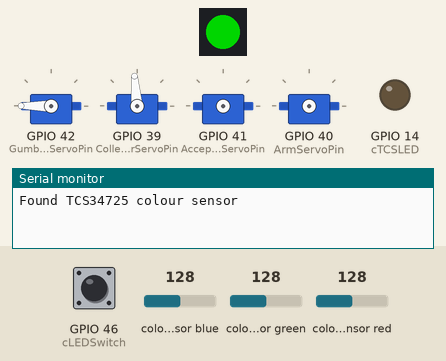
Bench run of a sketch on a simulated ESP32-S3. On the bench: 1 RGB LEDs in strip order, left to right, 4 × servo, output pins drawn as LEDs (lit = HIGH), the last lines printed to the serial monitor. The test bench sets the inputs (shaded band); at power-on: GPIO 46 (cLEDSwitch) HIGH, colour sensor blue 128, colour sensor green 128, colour sensor red 128. Dim RGB values are drawn brighter than linear; the strip is taken to match the declared colour order; servo pulses on a pin are drawn as a servo (544–2400 µs = 0–180°).

Above: at 1.26 s.
1.3 s: GPIO 46 (cLEDSwitch) pulled LOW for 0.15 s
At 3.28 s:
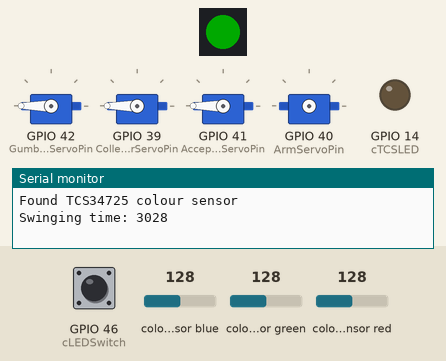
4.3 s: GPIO 46 (cLEDSwitch) pulled LOW for 1 s
At 5.19 s:
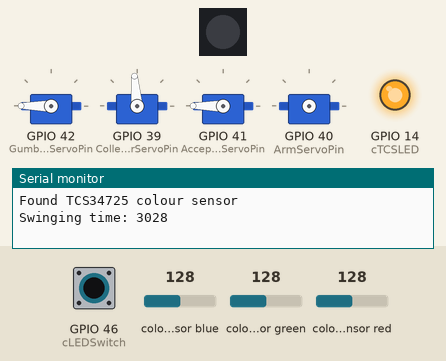
7.3 s: GPIO 46 (cLEDSwitch) pulled LOW for 3.2 s
At 7.41 s:
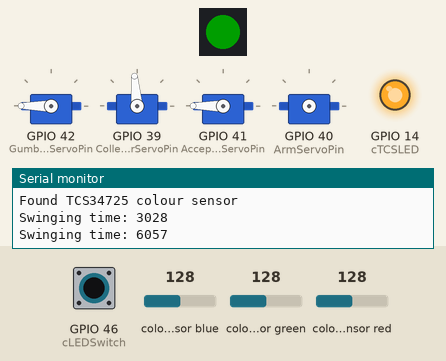
12.0 s: GPIO 46 (cLEDSwitch) pulled LOW for 3.2 s
At 12.36 s:
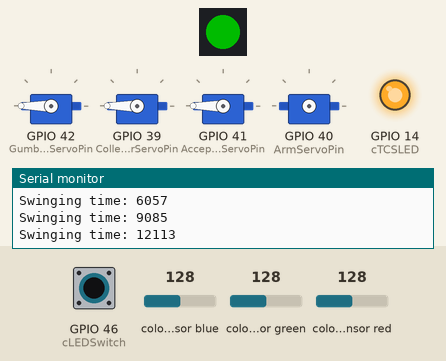
16.8 s: GPIO 46 (cLEDSwitch) pulled LOW for 3.2 s
At 20.99 s:
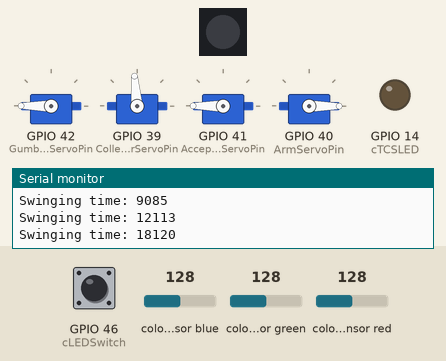
21.5 s: GPIO 46 (cLEDSwitch) driven LOW
At 26.4 s:
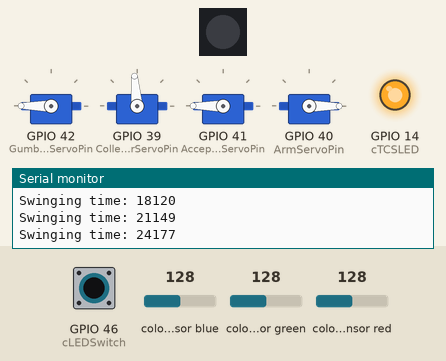
Timing chart, 0 to 59.0 s (numbered marks = the images above; inputs shaded):
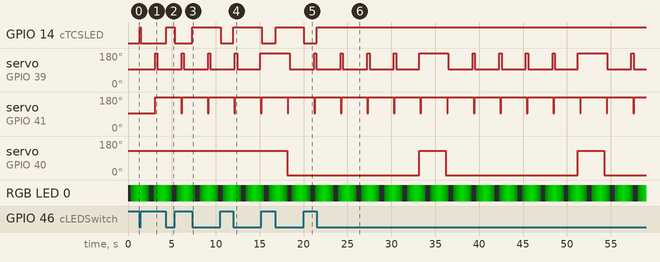

The sketch:

ServosAndAll.ino
```cpp
//
// MSE 2202 TCS34725 colour sensor example
//
//  Language: Arduino (C++)
//  Target:   ESP32-S3
//  Author:   Michael Naish
//  Date:     2024 03 05
//

//#define PRINT_COLOUR                                  // uncomment to turn on output of colour sensor data

#include <Arduino.h>
#include <Adafruit_NeoPixel.h>
#include <Wire.h>
#include <SPI.h>
#include "Adafruit_TCS34725.h"

// Function declarations
void doHeartbeat();
long degreesToDutyCycle(int deg);

// Constants
const int cHeartbeatInterval = 75;                    // heartbeat update interval, in milliseconds
const int cSmartLED          = 21;                    // when DIP switch S1-4 is on, SMART LED is connected to GPIO21
const int cSmartLEDCount     = 1;                     // number of Smart LEDs in use
const int cSDA               = 47;                    // GPIO pin for I2C data
const int cSCL               = 48;                    // GPIO pin for I2C clock
const int cTCSLED            = 14;                    // GPIO pin for LED on TCS34725
const int cLEDSwitch         = 46;                    // DIP switch S1-2 controls LED on TCS32725

const int CollectorServoPin       = 39;
const int ArmServoPin             =40;
const int AccepterServoPin          = 41;                 // GPIO pin for servo motor
const int GumballServoPin         = 42;                 // GPIO pin for servo motor
const int CollectorServoChannel       = 4;
const int ArmServoChannel         = 7;
const int AccepterServoChannel      = 5;                  // PWM channel used for the RC servo motor
const int GumballServoChannel      = 6;                  // PWM channel used for the RC servo motor

// Variables
boolean heartbeatState       = true;                  // state of heartbeat LED
unsigned long lastHeartbeat  = 0;                     // time of last heartbeat state change
unsigned long curMillis      = 0;                     // current time, in milliseconds
unsigned long prevMillis     = 0;                     // start time for delay cycle, in milliseconds
int servoPos;                                      // desired servo angle
unsigned long previousMillis = 0;  // Store the last time the action was executed
unsigned long newMillis = 0;
unsigned long collectorMillis = 0;
unsigned long armMillis = 0;
unsigned long swingingMillis = 0;
bool change = false;
bool arm = false;// tells us if the collector arm is closed or open
bool onGround = true;

// Declare SK6812 SMART LED object
//   Argument 1 = Number of LEDs (pixels) in use
//   Argument 2 = ESP32 pin number
//   Argument 3 = Pixel type flags, add together as needed:
//     NEO_KHZ800  800 KHz bitstream (most NeoPixel products w/WS2812 LEDs)
//     NEO_KHZ400  400 KHz (classic 'v1' (not v2) FLORA pixels, WS2811 drivers)
//     NEO_GRB     Pixels are wired for GRB bitstream (most NeoPixel products)
//     NEO_RGB     Pixels are wired for RGB bitstream (v1 FLORA pixels, not v2)
//     NEO_RGBW    Pixels are wired for RGBW bitstream (NeoPixel RGBW products)
Adafruit_NeoPixel SmartLEDs(cSmartLEDCount, cSmartLED, NEO_RGB + NEO_KHZ800);

// Smart LED brightness for heartbeat
unsigned char LEDBrightnessIndex = 0;
unsigned char LEDBrightnessLevels[] = {0, 0, 0, 5, 15, 30, 45, 60, 75, 90, 105, 120, 135,
                                       150, 135, 120, 105, 90, 75, 60, 45, 30, 15, 5, 0};

// TCS34725 colour sensor with 2.4 ms integration time and gain of 4
// see https://github.com/adafruit/Adafruit_TCS34725/blob/master/Adafruit_TCS34725.h for all possible values
Adafruit_TCS34725 tcs = Adafruit_TCS34725(TCS34725_INTEGRATIONTIME_2_4MS, TCS34725_GAIN_4X);
bool tcsFlag = 0;                                     // TCS34725 flag: 1 = connected; 0 = not found

void setup() {
  Serial.begin(115200);                               // Standard baud rate for ESP32 serial monitor

  // Set up SmartLED
  SmartLEDs.begin();                                  // initialize smart LEDs object
  SmartLEDs.clear();                                  // clear pixel
  SmartLEDs.setPixelColor(0, SmartLEDs.Color(0,0,0)); // set pixel colours to black (off)
  SmartLEDs.setBrightness(0);                         // set brightness [0-255]
  SmartLEDs.show();                                   // update LED

  Wire.setPins(cSDA, cSCL);                           // set I2C pins for TCS34725
  pinMode(cTCSLED, OUTPUT);                           // configure GPIO to control LED on TCS34725
  pinMode(cLEDSwitch, INPUT_PULLUP);                  // configure GPIO to set state of TCS34725 LED

  // Connect to TCS34725 colour sensor
  if (tcs.begin()) {
    Serial.printf("Found TCS34725 colour sensor\n");
    tcsFlag = true;
  }
  else {
    Serial.printf("No TCS34725 found ... check your connections\n");
    tcsFlag = false;
  }
  //set up for servo
  pinMode(AccepterServoPin, OUTPUT);                      // configure servo GPIO for output
  pinMode(GumballServoPin, OUTPUT);
  pinMode(ArmServoPin, OUTPUT);
  pinMode(CollectorServoPin, OUTPUT);
  ledcSetup(AccepterServoChannel, 50, 14);                // setup for channel for 50 Hz, 14-bit resolution
  ledcSetup(GumballServoChannel, 50, 14);                // setup for channel for 50 Hz, 14-bit resolution
  ledcSetup(ArmServoChannel, 50, 14);
  ledcSetup(CollectorServoChannel, 50, 14);
  ledcAttachPin(AccepterServoPin, AccepterServoChannel);         // assign servo pin to servo channel
  ledcAttachPin(GumballServoPin, GumballServoChannel);
  ledcAttachPin(CollectorServoPin, CollectorServoChannel);
  ledcAttachPin(ArmServoPin, ArmServoChannel);

   //set up of push button
  pinMode(0, INPUT_PULLUP);

}

void loop() {
  uint16_t r, g, b, c;                                // RGBC values from TCS34725

  unsigned long currentMillis = millis();  // Get the current time
  // Check if it's time to perform the action
  if (currentMillis - previousMillis >= 3000) {
    // Save the last time the action was executed
    previousMillis = currentMillis;
    change = true;
    ledcWrite(AccepterServoChannel, degreesToDutyCycle(90));
  } else if (change && currentMillis - previousMillis >= 100){
    ledcWrite(AccepterServoChannel, degreesToDutyCycle(180));
    change = false;
  }

  digitalWrite(cTCSLED, !digitalRead(cLEDSwitch));    // turn on onboard LED if switch state is low (on position)
  if (tcsFlag) {                                      // if colour sensor initialized
    tcs.getRawData(&r, &g, &b, &c);                   // get raw RGBC values
    if (g > r && g > b && g > 60 && g < 90 && c < 200 ){//this indiactes that the color sensor has found a green gem
      ledcWrite(GumballServoChannel, degreesToDutyCycle(0)); // turn to sorted side
      newMillis = currentMillis;
      Serial.printf("green detected");

    }
    else if(currentMillis - newMillis >= 250){
      ledcWrite(GumballServoChannel, degreesToDutyCycle(180));
    }
  }
#ifdef PRINT_COLOUR
      Serial.printf("R: %d, G: %d, B: %d, C %d\n", r, g, b, c);
#endif

  if((currentMillis - collectorMillis) >= 15000 || !onGround){
    ledcWrite(CollectorServoChannel, degreesToDutyCycle(180));//closed position
    onGround = false;
    ledcWrite(ArmServoChannel, degreesToDutyCycle(120));// top position
    if ((currentMillis - collectorMillis) >= 15000) {
      armMillis = currentMillis;
    }
    if (currentMillis - armMillis >= 3000){
      ledcWrite(ArmServoChannel, degreesToDutyCycle(0));//bottom position
      onGround = true;
    }
    collectorMillis = currentMillis;
  } else if (onGround && (currentMillis - swingingMillis) >= 3000) {
    ledcWrite(CollectorServoChannel, degreesToDutyCycle(180));//closed position
    swingingMillis = currentMillis;
    Serial.printf("Swinging time: %d\n", swingingMillis);
  } else if (onGround && currentMillis - swingingMillis >= 250) {
    ledcWrite(CollectorServoChannel, degreesToDutyCycle(90));// open position
  }

  doHeartbeat();                                      // update heartbeat LED
}

// update heartbeat LED
void doHeartbeat() {
  curMillis = millis();                               // get the current time in milliseconds
  // check to see if elapsed time matches the heartbeat interval
  if ((curMillis - lastHeartbeat) > cHeartbeatInterval) {
    lastHeartbeat = curMillis;                        // update the heartbeat time for the next update
    LEDBrightnessIndex++;                             // shift to the next brightness level
    if (LEDBrightnessIndex > sizeof(LEDBrightnessLevels)) { // if all defined levels have been used
      LEDBrightnessIndex = 0;                         // reset to starting brightness
    }
    SmartLEDs.setBrightness(LEDBrightnessLevels[LEDBrightnessIndex]); // set brightness of heartbeat LED
    SmartLEDs.setPixelColor(0, SmartLEDs.Color(0, 250, 0)); // set pixel colours to green
    SmartLEDs.show();                                 // update LED
  }
}

long degreesToDutyCycle(int deg) {
  const long cMinDutyCycle = 400;                     // duty cycle for 0 degrees
  const long cMaxDutyCycle = 2100;                    // duty cycle for 180 degrees

  long dutyCycle = map(deg, 0, 180, cMinDutyCycle, cMaxDutyCycle);  // convert to duty cycle

#ifdef OUTPUT_ON
  float percent = dutyCycle * 0.0061039;              // (dutyCycle / 16383) * 100
#endif

  return dutyCycle;
}
```

Measured:
- after the input at 1.3 s, GPIO 14 (cTCSLED): LOW → HIGH at once, → LOW 0.15 s later
- after the input at 4.3 s, GPIO 14 (cTCSLED): LOW → HIGH at once, → LOW 1.0 s later
- after the input at 7.3 s, GPIO 14 (cTCSLED): LOW → HIGH at once, → LOW 3.2 s later
- after the input at 12.0 s, GPIO 14 (cTCSLED): LOW → HIGH at once, → LOW 3.2 s later
- after the input at 16.8 s, GPIO 14 (cTCSLED): LOW → HIGH at once, → LOW 3.2 s later
- after the input at 21.5 s, GPIO 14 (cTCSLED): LOW → HIGH at once
- by itself, servo on GPIO 41 (AccepterServoPin): alternates 180° for 2.9 s and 95° for 0.10 s
- by itself, servo on GPIO 40 (ArmServoPin): alternates 129° for 3.0 s and 0° for 15.0 s
